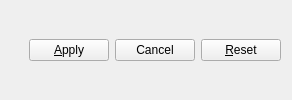
                    <widget class="QWidget" name="boundaryLayerButtons" native="true">
                     <layout class="QHBoxLayout" name="horizontalLayout_11">
                      <item>
                       <spacer name="horizontalSpacer_8">
                        <property name="orientation">
                         <enum>Qt::Orientation::Horizontal</enum>
                        </property>
                        <property name="sizeHint" stdset="0">
                         <size>
                          <width>18</width>
                          <height>20</height>
                         </size>
                        </property>
                       </spacer>
                      </item>
                      <item>
                       <widget class="QPushButton" name="boundaryLayerApply">
                        <property name="text">
                         <string>&amp;Apply</string>
                        </property>
                       </widget>
                      </item>
                      <item>
                       <widget class="QPushButton" name="boundaryLayerCancel">
                        <property name="text">
                         <string>Cancel</string>
                        </property>
                       </widget>
                      </item>
                      <item>
                       <widget class="QPushButton" name="boundaryLayerReset">
                        <property name="text">
                         <string>&amp;Reset</string>
                        </property>
                       </widget>
                      </item>
                     </layout>
                    </widget>
